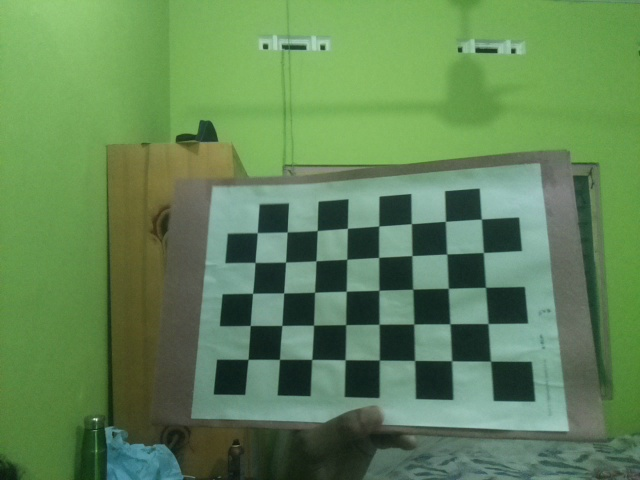
#> input picture Source Code/Vision System Code/Camera Calibration/images/cal_image_0.jpg, 640 x 480 px; its folder holds only this picture in this run
$ python cam_matrix.py
#> lines starting #> are read from the running program, lines starting #| are printed output that depends on the picture; after the words box and inside, x2 and y2 are one past the last pixel; in counts of white or black regions, pixels touching at a corner belong together; long printed decimals are rounded
import numpy as np
import cv2
import glob
import os

cb_width = 8
cb_height = 5
cb_square_size = 28

# termination criteria
criteria = (cv2.TERM_CRITERIA_EPS + cv2.TERM_CRITERIA_MAX_ITER, 30, 0.001)

# prepare object points, like (0,0,0), (1,0,0), (2,0,0) .... , (6,5,0)
cb_3D_points = np.zeros((cb_width * cb_height, 3), np.float32)
cb_3D_points[:,:2] = np.mgrid[0:cb_width, 0:cb_height].T.reshape(-1,2) * cb_square_size

# Arrays to store object points and image points from all the images.
list_cb_3d_points = [] # 3d point in real world space
list_cb_2d_img_points = [] # 2d points in image plane.


list_images = glob.glob(os.path.join("images", '*.jpg'))

for frame_name in list_images:
    img = cv2.imread(frame_name)
#> img is the input picture: shape (480, 640, 3); mean B, G, R 87, 133.4, 96.8

    gray = cv2.cvtColor(img, cv2.COLOR_BGR2GRAY)
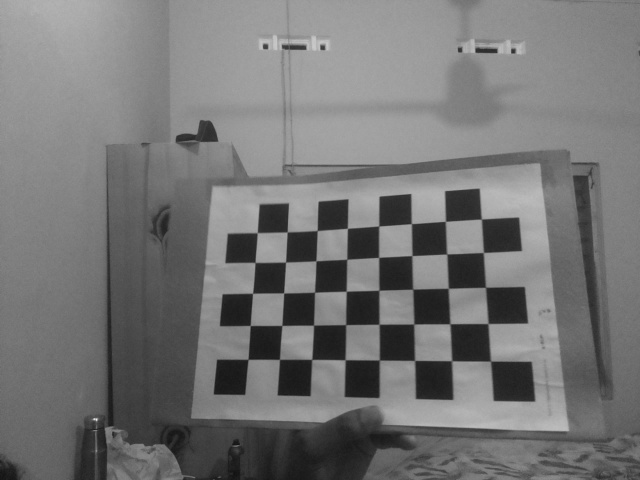
#> gray: shape (480, 640); min 17, max 237, mean 117.1

    # Find the chess board corners
    ret, corners = cv2.findChessboardCorners(gray, (cb_width, cb_height), None)  # Adjusted the size tuple
#> ret = True; corners = 40 rows, first 8: [490.7, 361], [451.9, 361], [414.6, 360.5], [379.4, 360.1], [345.1, 359.7], [311.5, 359.2], [279.4, 359.4], [248.2, 359.4]

    # If found, add object points, image points (after refining them)
    if ret == True:
        list_cb_3d_points.append(cb_3D_points)

        corners2 = cv2.cornerSubPix(gray, corners, (11, 11), (-1, -1), criteria)
#> corners2 = 40 rows, first 8: [490.5, 361.2], [451.6, 360.7], [414.6, 360.4], [379.3, 360.1], [345.1, 359.8], [311.7, 359.5], [279.5, 359.4], [248.1, 359.4]
        list_cb_2d_img_points.append(corners2)

        # Draw and display the corners
        cv2.drawChessboardCorners(img, (cb_width, cb_height), corners2, ret)
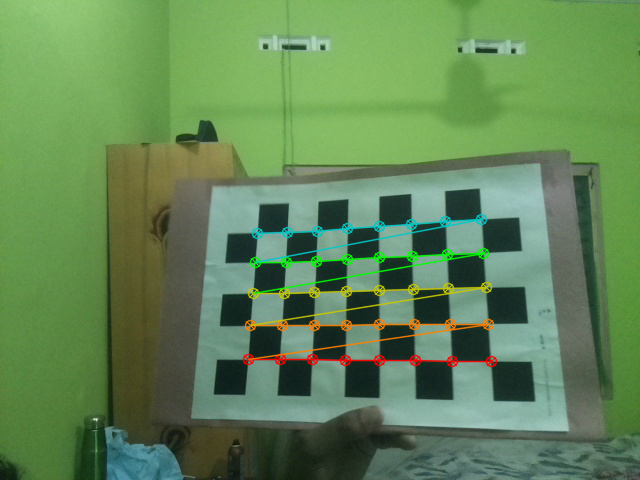
#> img: shape (480, 640, 3); 3.06% of pixels changed, all inside (x1, y1, x2, y2) = (242, 213, 498, 368)
        cv2.imshow('img', img)
        cv2.waitKey(500)

cv2.destroyAllWindows()

ret, mtx, dist, rvecs, tvecs = cv2.calibrateCamera(list_cb_3d_points, list_cb_2d_img_points, gray.shape[::-1], None, None)
#> ret = 0.311; mtx = [[579.1, 0, 264.7], [0, 593.4, 143.4], [0, 0, 1]]; dist = [[0.0965, 1.01, -0.0842, -0.0527, -1.74]]; rvecs = ([0.458, 0.569, 3.04],); tvecs = ([177.1, 171.7, 420.8],)

print("Calibration Matrix: ")
print(mtx)
#| [[579.112   0.         264.699]
#|  [  0.         593.437 143.384]
#|  [  0.           0.           1.        ]]
print("Distortion: ", dist)
#| Distortion:  [[ 0.09651  1.015 -0.0842 -0.05267 -1.743]]

with open('camera_cal.npy', 'wb') as f:
    np.save(f, mtx)
    np.save(f, dist)

$ run again, on Source Code/Vision System Code/Camera Calibration/images/cal_image_12.jpg
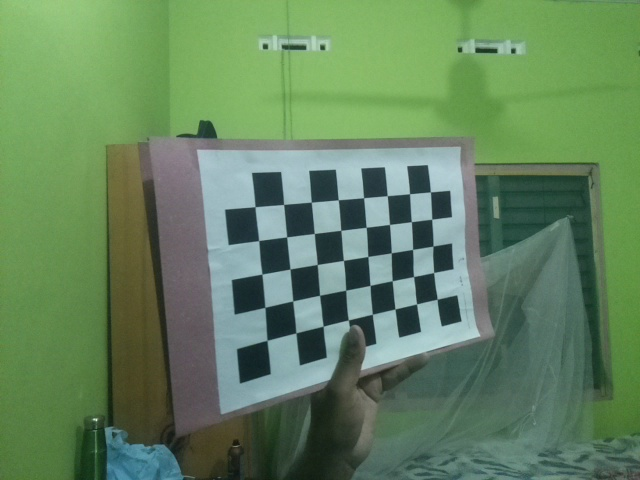
#> input picture Source Code/Vision System Code/Camera Calibration/images/cal_image_12.jpg, 640 x 480 px
#> img is the input picture: shape (480, 640, 3); mean B, G, R 94.9, 131.8, 99.5
#> `gray = cv2.cvtColor(img, cv2.COLOR_BGR2GRAY)`:
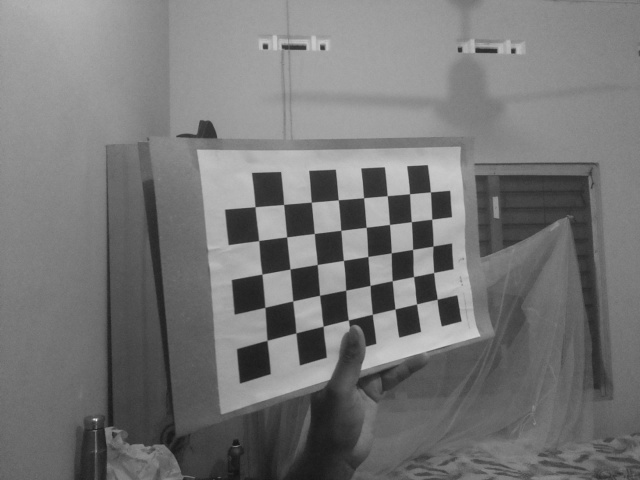
#> gray: shape (480, 640); min 18, max 227, mean 117.9
#> `ret, corners = cv2.findChessboardCorners(gray, (cb_width, cb_height), ..`: ret = True; corners = 40 rows, first 8: [437.2, 299.2], [416.6, 303.9], [395, 309], [372.4, 314.2], [348.3, 319.9], [323.2, 326.2], [295.9, 332.9], [267.1, 340.3]
#> corners2 = 40 rows, first 8: [437.2, 299.2], [416.5, 303.9], [395, 309], [372.3, 314.3], [348.5, 320.5], [323.2, 326.2], [295.9, 332.9], [266.9, 340.3]
#> `cv2.drawChessboardCorners(img, (cb_width, cb_height), corners2, ret)`:
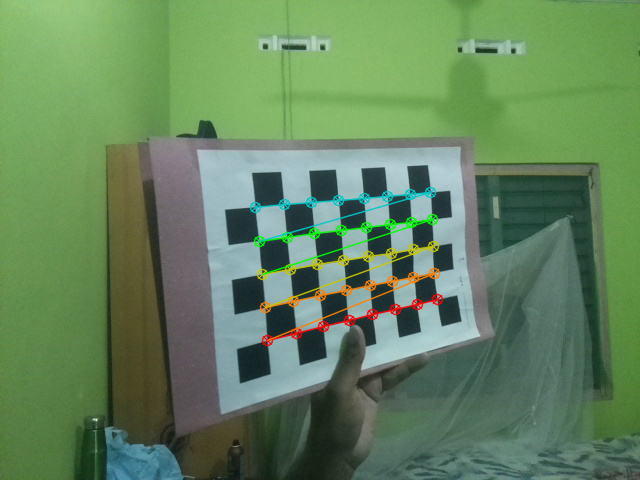
#> img: shape (480, 640, 3); 2.49% of pixels changed, all inside (x1, y1, x2, y2) = (249, 186, 444, 347)
#> `ret, mtx, dist, rvecs, tvecs = cv2.calibrateCamera(list_cb_3d_points, ..`: ret = 0.495; mtx = [[298.7, 0, 284], [0, 309.5, 240.9], [0, 0, 1]]; dist = [[0.673, -4.59, 0.000901, 0.0321, 9.89]]; rvecs = ([-0.63, -0.0912, 2.97],); tvecs = ([163, 60.87, 345.3],)
#| [[298.706    0.         283.986]
#|  [  0.         309.511 240.928 ]
#|  [  0.           0.           1.        ]]
#| Distortion:  [[ 6.73352779e-01 -4.58812160e+00  9.00636474e-04  3.20969300e-02
#|    9.89160226e+00]]

$ run again, on Source Code/Vision System Code/Camera Calibration/images/cal_image_13.jpg
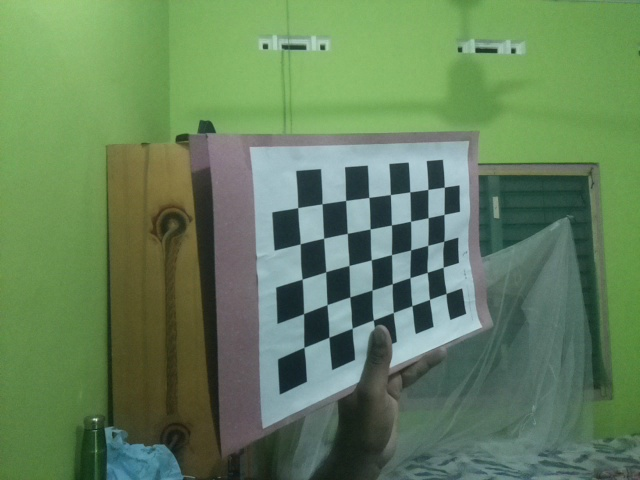
#> input picture Source Code/Vision System Code/Camera Calibration/images/cal_image_13.jpg, 640 x 480 px
#> img is the input picture: shape (480, 640, 3); mean B, G, R 92.4, 129, 99.7
#> `gray = cv2.cvtColor(img, cv2.COLOR_BGR2GRAY)`:
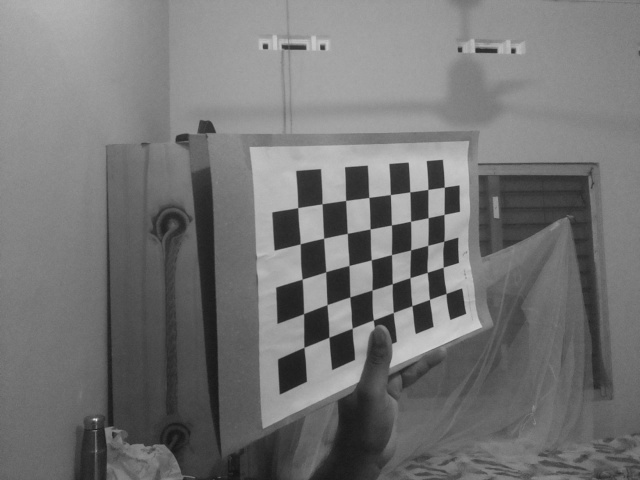
#> gray: shape (480, 640); min 18, max 226, mean 116.1
#> `ret, corners = cv2.findChessboardCorners(gray, (cb_width, cb_height), ..`: ret = True; corners = 40 rows, first 8: [446.1, 293.4], [429.5, 299.4], [411.8, 305.6], [393.4, 312.5], [373.4, 319.9], [352.2, 328.3], [328.9, 337.2], [304, 347.4]
#> corners2 = 40 rows, first 8: [446.1, 293.4], [429.4, 299.4], [411.9, 305.7], [393.2, 312.5], [373.5, 320.6], [352.2, 328.2], [328.9, 337.3], [303.9, 347.4]
#> `cv2.drawChessboardCorners(img, (cb_width, cb_height), corners2, ret)`:
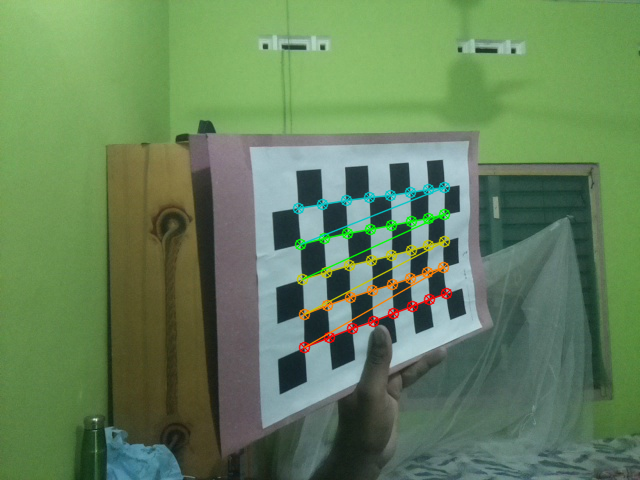
#> img: shape (480, 640, 3); 2.25% of pixels changed, all inside (x1, y1, x2, y2) = (292, 181, 453, 354)
#> `ret, mtx, dist, rvecs, tvecs = cv2.calibrateCamera(list_cb_3d_points, ..`: ret = 0.643; mtx = [[657.6, 0, 267.1], [0, 527, 167.6], [0, 0, 1]]; dist = [[4.12, -63.69, -0.022, 0.0637, 316.5]]; rvecs = ([-1.33, -0.0938, 2.8],); tvecs = ([144.7, 132.1, 608.7],)
#| [[657.591   0.         267.145]
#|  [  0.         527.017 167.634]
#|  [  0.           0.           1.        ]]
#| Distortion:  [[ 4.11646739e+00 -6.36912163e+01 -2.19822738e-02  6.36710114e-02
#|    3.16481919e+02]]

$ run again, on Source Code/Vision System Code/Camera Calibration/images/cal_image_14.jpg
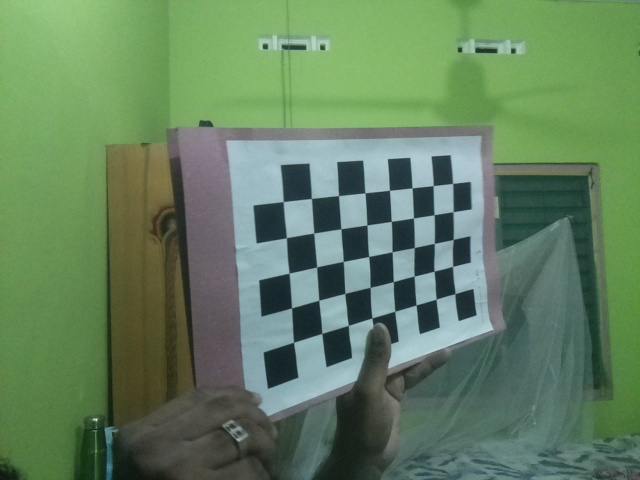
#> input picture Source Code/Vision System Code/Camera Calibration/images/cal_image_14.jpg, 640 x 480 px
#> img is the input picture: shape (480, 640, 3); mean B, G, R 96.1, 129.1, 99.5
#> `gray = cv2.cvtColor(img, cv2.COLOR_BGR2GRAY)`:
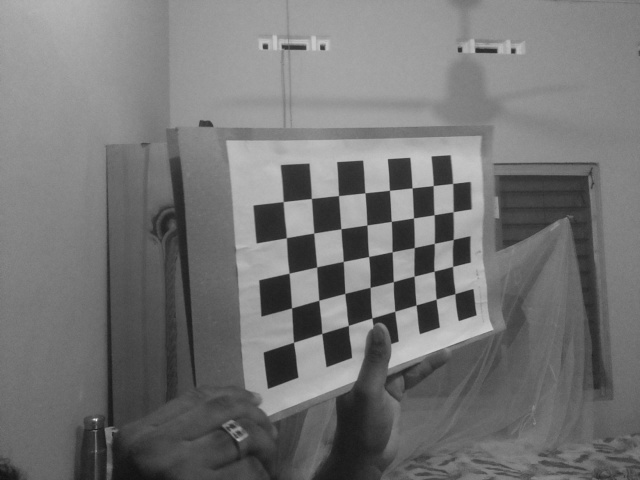
#> gray: shape (480, 640); min 18, max 227, mean 116.5
#> `ret, corners = cv2.findChessboardCorners(gray, (cb_width, cb_height), ..`: ret = True; corners = 40 rows, first 8: [454.9, 293.6], [436.1, 299.1], [416.1, 305], [394.8, 311.3], [371.9, 317.9], [348.4, 325.4], [321.7, 333.5], [293.6, 342.3]
#> corners2 = 40 rows, first 8: [455, 293.6], [436, 299.2], [416.1, 305], [394.7, 311.3], [372.2, 318.6], [348.4, 325.5], [321.8, 333.4], [293.5, 342.3]
#> `cv2.drawChessboardCorners(img, (cb_width, cb_height), corners2, ret)`:
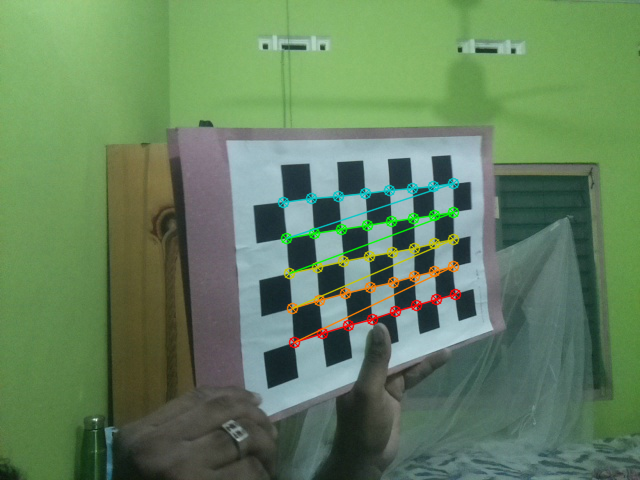
#> img: shape (480, 640, 3); 2.43% of pixels changed, all inside (x1, y1, x2, y2) = (277, 177, 462, 349)
#> `ret, mtx, dist, rvecs, tvecs = cv2.calibrateCamera(list_cb_3d_points, ..`: ret = 0.543; mtx = [[257.8, 0, 303.4], [0, 287.4, 222.8], [0, 0, 1]]; dist = [[0.555, -2.7, 0.00374, 0.0306, 4.1]]; rvecs = ([-0.627, -0.159, 2.97],); tvecs = ([169.1, 71.88, 314.5],)
#| [[257.750   0.         303.352]
#|  [  0.         287.357 222.776]
#|  [  0.           0.           1.        ]]
#| Distortion:  [[ 5.55496044e-01 -2.70431651e+00  3.73700266e-03  3.05868106e-02
#|    4.10497827e+00]]

$ run again, on Source Code/Vision System Code/Camera Calibration/images/cal_image_1.jpg
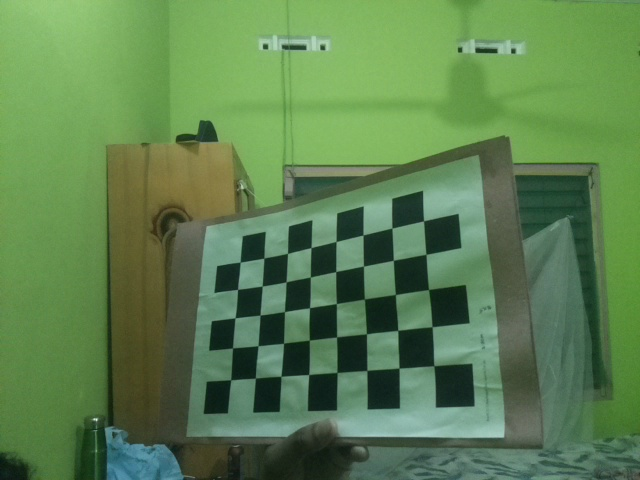
#> input picture Source Code/Vision System Code/Camera Calibration/images/cal_image_1.jpg, 640 x 480 px
#> img is the input picture: shape (480, 640, 3); mean B, G, R 80.3, 129.4, 93
#> `gray = cv2.cvtColor(img, cv2.COLOR_BGR2GRAY)`:
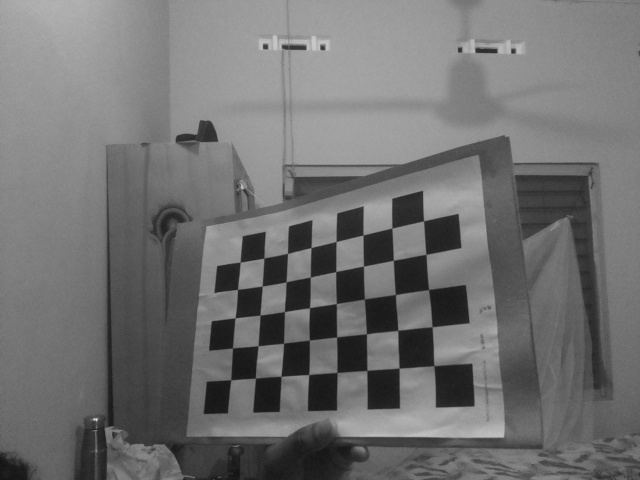
#> gray: shape (480, 640); min 18, max 237, mean 112.9
#> `ret, corners = cv2.findChessboardCorners(gray, (cb_width, cb_height), ..`: ret = True; corners = 40 rows, first 8: [434.1, 365.5], [399, 368], [366.9, 370.4], [336.9, 372.3], [308.5, 374.7], [280.7, 376.1], [255.4, 378.1], [230.7, 379.9]
#> corners2 = 40 rows, first 8: [433.8, 365.7], [399.1, 368.1], [366.8, 370.4], [337.1, 372.5], [308.7, 374.5], [281, 376.4], [255.5, 378.1], [230.8, 379.8]
#> `cv2.drawChessboardCorners(img, (cb_width, cb_height), corners2, ret)`:
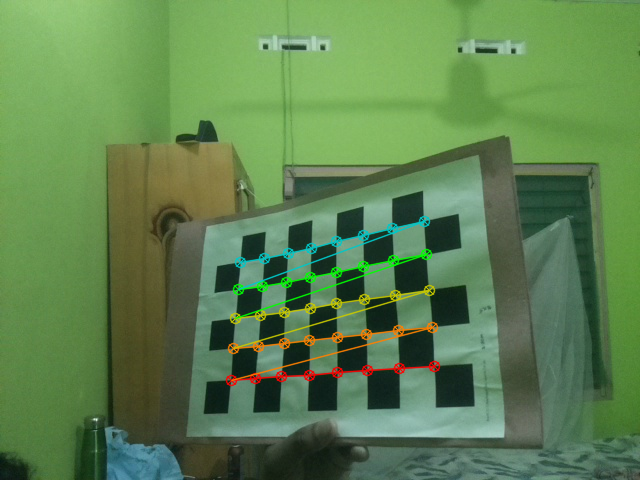
#> img: shape (480, 640, 3); 2.71% of pixels changed, all inside (x1, y1, x2, y2) = (225, 215, 441, 387)
#> `ret, mtx, dist, rvecs, tvecs = cv2.calibrateCamera(list_cb_3d_points, ..`: ret = 0.6; mtx = [[387.1, 0, 337.9], [0, 407.1, 236.3], [0, 0, 1]]; dist = [[0.991, -4.97, -0.0738, -0.0436, 10.24]]; rvecs = ([0.772, 0.518, 2.88],); tvecs = ([73.02, 93.52, 285.4],)
#| [[387.089   0.         337.913]
#|  [  0.         407.126 236.349]
#|  [  0.           0.           1.        ]]
#| Distortion:  [[ 0.9907 -4.970 -0.07379 -0.04361 10.235]]
